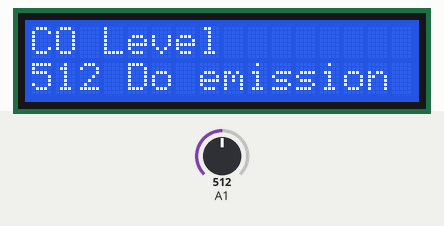
This sketch was run on a simulated Arduino Uno, built with avr-gcc and run on an emulated ATmega328P. Parts: 16×2 character LCD. The inputs (shaded band) are chosen by the test bench; at power-on: A1 = 512. What the sketch prints to the serial monitor is not drawn.

Above: at 2.7 s.
2.8 s: A1 set to 312
At 5.0 s:
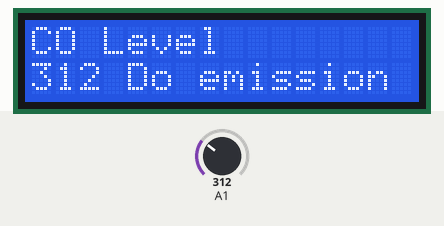
5.6 s: A1 set to 290
At 7.6 s:
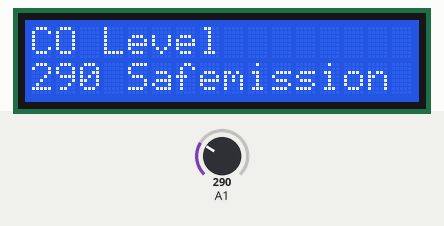
8.7 s: A1 set to 306
At 10.9 s:
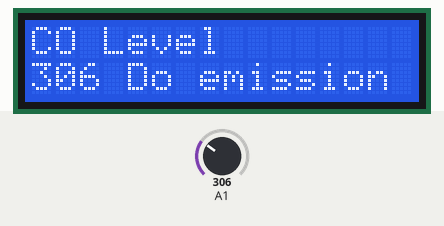
Timing chart, 0 to 12.4 s (numbered marks = the images above; inputs shaded):
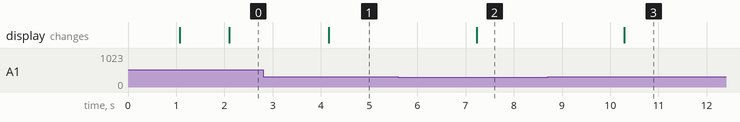

The sketch:

Code003.ino
```cpp
#include <LiquidCrystal_PCF8574.h>
LiquidCrystal_PCF8574 lcd(0x27); // address of LCD, change to 0x3F if needed


void setup() {
  // put your setup code here, to run once:

  Serial.begin(9600);
  lcd.begin(16, 2);
  lcd.setBacklight(255);
  lcd.home();
  lcd.print("Hello ");
  delay(1000);
  lcd.clear();
}

void loop() {
  // put your main code here, to run repeatedly:
  int val;
  val = analogRead(1);
  Serial.println(val, DEC);
  delay(1000);
  lcd.setCursor(0, 0);
  lcd.print("CO Level");
  lcd.setCursor(0, 1);
  lcd.print(val, DEC);
  if (val > 300) {
    lcd. setCursor(4, 2);
    lcd.print("Do emission Test");
  }
  else {
    lcd. setCursor(4, 2);
    lcd.print("Safe");
  }
}
```

Measured:
- the behaviour switches between 301 and 300 on A1 (found by bisection; images 1 and 2)
- after the input at 2.8 s, the display: changes after 1.4 s (image 1)
- after the input at 5.6 s, the display: changes after 1.6 s (image 2)
- after the input at 8.7 s, the display: changes after 1.6 s (image 3)
